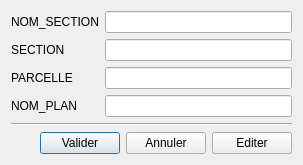
<?xml version="1.0" encoding="UTF-8"?>
<ui version="4.0">
 <class>INFORMATIONS</class>
 <widget class="QDialog" name="INFORMATIONS">
  <property name="geometry">
   <rect>
    <x>0</x>
    <y>0</y>
    <width>303</width>
    <height>159</height>
   </rect>
  </property>
  <property name="windowTitle">
   <string>Infos</string>
  </property>
  <property name="windowIcon">
   <iconset resource="../icons.qrc">
    <normaloff>:/sig/icone/information.png</normaloff>:/sig/icone/information.png</iconset>
  </property>
  <layout class="QVBoxLayout" name="verticalLayout_2">
   <item>
    <layout class="QGridLayout" name="gridLayout">
     <item row="0" column="1">
      <widget class="QLineEdit" name="nom_section"/>
     </item>
     <item row="1" column="1">
      <widget class="QLineEdit" name="section"/>
     </item>
     <item row="1" column="0">
      <widget class="QLabel" name="label_2">
       <property name="text">
        <string>SECTION</string>
       </property>
      </widget>
     </item>
     <item row="2" column="0">
      <widget class="QLabel" name="label_3">
       <property name="text">
        <string>PARCELLE</string>
       </property>
      </widget>
     </item>
     <item row="0" column="0">
      <widget class="QLabel" name="label">
       <property name="text">
        <string>NOM_SECTION</string>
       </property>
      </widget>
     </item>
     <item row="2" column="1">
      <widget class="QLineEdit" name="parcelle"/>
     </item>
     <item row="3" column="0">
      <widget class="QLabel" name="label_4">
       <property name="text">
        <string>NOM_PLAN</string>
       </property>
      </widget>
     </item>
     <item row="3" column="1">
      <widget class="QLineEdit" name="nom_plan"/>
     </item>
    </layout>
   </item>
   <item>
    <widget class="Line" name="line">
     <property name="orientation">
      <enum>Qt::Horizontal</enum>
     </property>
    </widget>
   </item>
   <item>
    <layout class="QHBoxLayout" name="buttonsLayout">
     <item>
      <spacer name="horizontalSpacer">
       <property name="orientation">
        <enum>Qt::Horizontal</enum>
       </property>
       <property name="sizeHint" stdset="0">
        <size>
         <width>40</width>
         <height>20</height>
        </size>
       </property>
      </spacer>
     </item>
     <item>
      <widget class="QPushButton" name="pushButtonValider">
       <property name="text">
        <string>Valider</string>
       </property>
       <property name="icon">
        <iconset resource="../icons.qrc">
         <normaloff>:/std/icone/accept.png</normaloff>:/std/icone/accept.png</iconset>
       </property>
      </widget>
     </item>
     <item>
      <widget class="QPushButton" name="pushButtonAnnuler">
       <property name="text">
        <string>Annuler</string>
       </property>
       <property name="icon">
        <iconset resource="../icons.qrc">
         <normaloff>:/sig/icone/cross.png</normaloff>:/sig/icone/cross.png</iconset>
       </property>
      </widget>
     </item>
     <item>
      <widget class="QPushButton" name="pushButtonEditFisc">
       <property name="text">
        <string>Editer</string>
       </property>
       <property name="icon">
        <iconset resource="../icons.qrc">
         <normaloff>:/std/icone/if_pencil_14623.png</normaloff>:/std/icone/if_pencil_14623.png</iconset>
       </property>
      </widget>
     </item>
    </layout>
   </item>
  </layout>
 </widget>
 <resources>
  <include location="../icons.qrc"/>
 </resources>
 <connections/>
</ui>
